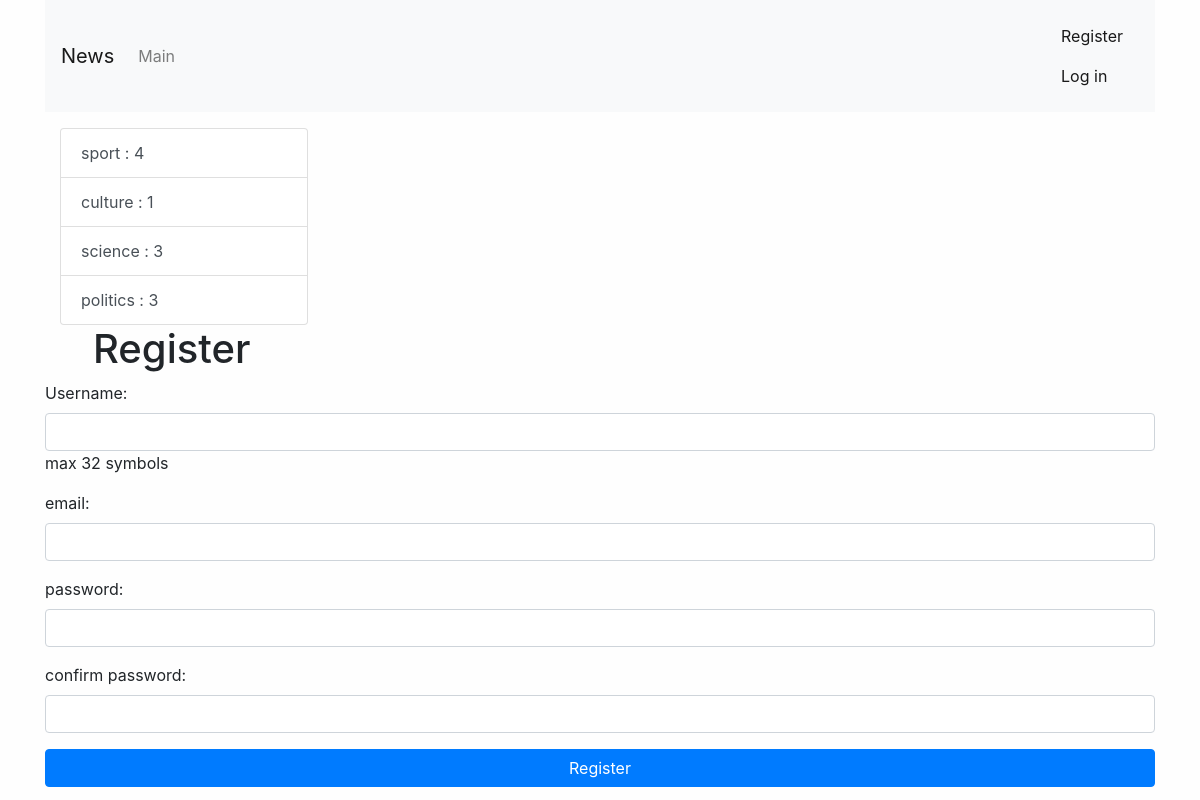
Screenshot of /register/ with the database file from the repository.
### news/models.py (models this page shows, shortened)
class Category(models.Model):
    title = models.CharField(max_length=150, db_index=True, verbose_name="category name")
    def get_absolute_url(self):
        context = {
            "category_id": self.pk
        }
        return reverse('category', kwargs=context)
    class Meta(object):
        verbose_name = 'category'
        verbose_name_plural = 'categories'
        ordering = ['title']

### news/views.py (the view)
# urls.py: path('register/', register, name="register"),
def register(request):
    if request.method == "POST":
        form = UserRegisterForm(request.POST)
        if form.is_valid():
            user = form.save()
            messages.success(request, 'Registered succcessfully')
            login(request, user)
            return redirect('home')
        else:
            messages.error(request, "Register error")
    else:
        form = UserRegisterForm()
    context = {
        'form': form
    }
    return render(request, 'news/register.html', context=context)

### news/forms.py
class UserRegisterForm(UserCreationForm):
    username = forms.CharField(label='Username',help_text='max 32 symbols', widget=forms.TextInput(attrs={'class': 'form-control'}))
    email = forms.EmailField(label='email', widget=forms.EmailInput(attrs={'class': 'form-control'}))
    password1 = forms.CharField(label='password', widget=forms.PasswordInput(attrs={'class': 'form-control'}))
    password2 = forms.CharField(label='confirm password', widget=forms.PasswordInput(attrs={'class': 'form-control'}))
    class Meta:
        model = User
        fields = ('username', 'email', 'password1', 'password2',)
        widgets = {
            'username': forms.TextInput(attrs={'class': 'form-control'}),
            'email': forms.EmailInput(attrs={'class': 'form-control'}),
            'password1': forms.PasswordInput(attrs={'class': 'form-control'}),
            'password2': forms.PasswordInput(attrs={'class': 'form-control'}),
        }

### news/templatetags/news_tags.py (called while the page is built)
@register.inclusion_tag('news/list_categories.html')
def show_categories():
    categories = Category.objects.annotate(cnt=Count('news', filter=F('news__is_published'))).filter(cnt__gt=0)
    context = {
        'categories': categories,
    }
    return context

### news/templates/news/register.html (shortened to what this page needs)
{% extends "base.html" %}
{% block sidebar %}
{% include 'inc/_sidebar.html' %}
{% endblock %}
{% block content %}
<div class="col md=9">
<div class="ml-5">
<h1>Register</h1>
</div>
<form method="post">
    {{form.as_p }}
    <button type="submit" class="btn btn-primary btn-block">Register</button>
</form>
</div>
{% endblock %}

### news/templates/news/list_categories.html
<div class="col-md-3">
  <div class="list-group">
    {% for item in categories %}
    <a href="{{ item.get_absolute_url }}" class="list-group-item list-group-item-action">{{item.title}} : {{item.cnt}}</a>
    {% endfor %}
  </div>
</div>

### mysite/static/css/style.css (style rules this page uses)
body { background-color: #fefefe; }

### rows the page displays
Category: title "sport", cnt "4"
Category: title "culture", cnt "1"
Category: title "science", cnt "3"
Category: title "politics", cnt "3"
